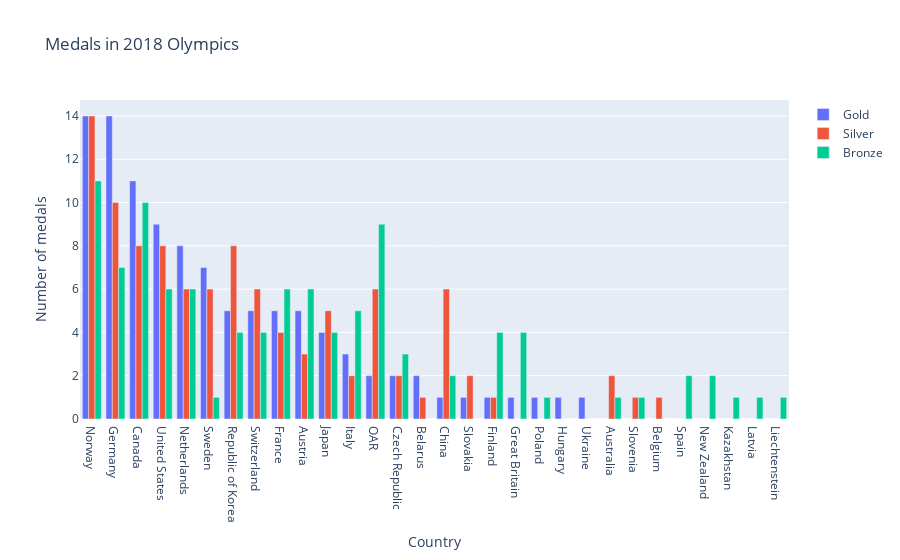

The code cell stored with this chart in its notebook:
### Markdown cell above
### 3c) Nested bar chart

### Code cell
import plotly.graph_objs as go

trace_1 = go.Bar(x=df['NOC'],
                 y=df['Gold'],
                 name='Gold')

trace_2 = go.Bar(x=df['NOC'],
                 y=df['Silver'],
                 name='Silver')

trace_3 = go.Bar(x=df['NOC'],
                 y=df['Bronze'],
                 name='Bronze')

data_component = [trace_1, trace_2, trace_3]

layout_component = go.Layout(title='Medals in 2018 Olympics',
                             xaxis_title='Country',
                             yaxis_title='Number of medals')

fig = go.Figure(data=data_component,
                layout=layout_component)

fig.show()

### Figure 1 — Plotly figure (JSON) as saved in the notebook; plotly's stock layout.template omitted (floating-point values rounded to 4 significant figures)
{"data": [{"name": "Gold", "type": "bar", "x": ["Norway", "Germany", "Canada", "United States", "Netherlands", "Sweden", "Republic of Korea", "Switzerland", "France", "Austria", "Japan", "Italy", "OAR", "Czech Republic", "Belarus", "China", "Slovakia", "Finland", "Great Britain", "Poland", "Hungary", "Ukraine", "Australia", "Slovenia", "Belgium", "Spain", "New Zealand", "Kazakhstan", "Latvia", "Liechtenstein"], "y": [14, 14, 11, 9, 8, 7, 5, 5, 5, 5, 4, 3, 2, 2, 2, 1, 1, 1, 1, 1, 1, 1, 0, 0, 0, 0, 0, 0, 0, 0]}, {"name": "Silver", "type": "bar", "x": ["Norway", "Germany", "Canada", "United States", "Netherlands", "Sweden", "Republic of Korea", "Switzerland", "France", "Austria", "Japan", "Italy", "OAR", "Czech Republic", "Belarus", "China", "Slovakia", "Finland", "Great Britain", "Poland", "Hungary", "Ukraine", "Australia", "Slovenia", "Belgium", "Spain", "New Zealand", "Kazakhstan", "Latvia", "Liechtenstein"], "y": [14, 10, 8, 8, 6, 6, 8, 6, 4, 3, 5, 2, 6, 2, 1, 6, 2, 1, 0, 0, 0, 0, 2, 1, 1, 0, 0, 0, 0, 0]}, {"name": "Bronze", "type": "bar", "x": ["Norway", "Germany", "Canada", "United States", "Netherlands", "Sweden", "Republic of Korea", "Switzerland", "France", "Austria", "Japan", "Italy", "OAR", "Czech Republic", "Belarus", "China", "Slovakia", "Finland", "Great Britain", "Poland", "Hungary", "Ukraine", "Australia", "Slovenia", "Belgium", "Spain", "New Zealand", "Kazakhstan", "Latvia", "Liechtenstein"], "y": [11, 7, 10, 6, 6, 1, 4, 4, 6, 6, 4, 5, 9, 3, 0, 2, 0, 4, 4, 1, 0, 0, 1, 1, 0, 2, 2, 1, 1, 1]}], "layout": {"title": {"text": "Medals in 2018 Olympics"}, "xaxis": {"title": {"text": "Country"}}, "yaxis": {"title": {"text": "Number of medals"}}}}
